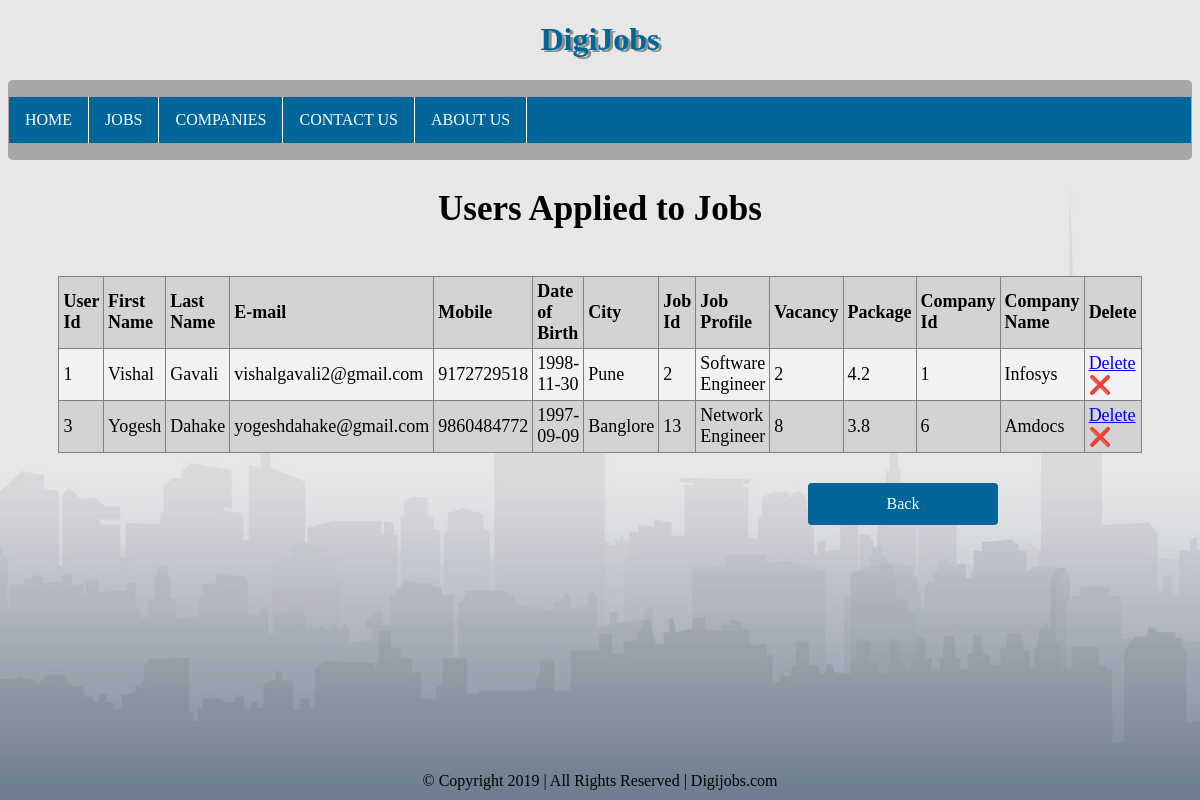
The app's page /viewapplied.php with its own data.
### tables this page shows
CREATE TABLE `apply` (
  `u_id` int(11) NOT NULL,
  `j_id` int(11) NOT NULL,
  KEY `u_id` (`u_id`),
  KEY `j_id` (`j_id`),
  CONSTRAINT `apply_ibfk_1` FOREIGN KEY (`u_id`) REFERENCES `user` (`u_id`),
  CONSTRAINT `apply_ibfk_2` FOREIGN KEY (`j_id`) REFERENCES `job` (`j_id`)
);

CREATE TABLE `user` (
  `u_id` int(11) NOT NULL AUTO_INCREMENT,
  `f_name` varchar(15) DEFAULT NULL,
  `l_name` varchar(15) DEFAULT NULL,
  `e_mail` varchar(40) DEFAULT NULL,
  `mobile` varchar(20) DEFAULT NULL,
  `dob` varchar(20) DEFAULT NULL,
  `city` varchar(20) DEFAULT NULL,
  `password` varchar(30) DEFAULT NULL,
  PRIMARY KEY (`u_id`)
);

CREATE TABLE `job` (
  `j_id` int(11) NOT NULL AUTO_INCREMENT,
  `j_profile` varchar(40) DEFAULT NULL,
  `city` varchar(30) DEFAULT NULL,
  `vacancy` int(11) DEFAULT NULL,
  `package` float DEFAULT NULL,
  `c_id` int(11) DEFAULT NULL,
  PRIMARY KEY (`j_id`),
  KEY `c_id` (`c_id`),
  CONSTRAINT `job_ibfk_1` FOREIGN KEY (`c_id`) REFERENCES `company` (`c_id`)
);

CREATE TABLE `company` (
  `c_id` int(11) NOT NULL AUTO_INCREMENT,
  `c_name` varchar(40) DEFAULT NULL,
  `city` varchar(30) DEFAULT NULL,
  PRIMARY KEY (`c_id`)
);

### viewapplied.php (the view, shortened to what this page needs)
<!DOCTYPE html>
<html>
<head>
<link rel="stylesheet" href="style.css">
</head>
<header>
<h1>
DigiJobs
</h1>
</header>
<nav>
<ul>
<li><a href="home.html">HOME</a></li>
<li><a href="job.php">JOBS</a></li>
<li><a href="company11.html">COMPANIES</a></li>
<li><a href="contact.html">CONTACT US</a></li>
<li><a href="about.html">ABOUT US</a></li>
</ul>
</nav>
<body>
<h2> Users Applied to Jobs </h2>
<br>
<?php
 $con=mysqli_connect("localhost","root","Root@1234","digijobs");
$result = mysqli_query($con,"SELECT * FROM user left join apply on user.u_id=apply.u_id inner join job on apply.j_id=job.j_id;");
echo"<table border='1'><tr><th>User Id</th><th>First Name</th><th>Last Name</th><th>E-mail</th><th>Mobile</th><th>Date of Birth</th><th>City</th><th>Job Id</th><th>Job Profile</th><th>Vacancy</th><th>Package</th><th>Company Id</th><th>Company Name</th><th>Delete</th></tr>";
while($row=mysqli_fetch_assoc($result))
            {
			            $uid=$row['u_id'];
                        $fname=$row['f_name'];
                        $lname=$row['l_name'];
                        $email=$row['e_mail'];
			$mob=$row['mobile'];
                        $dob=$row['dob'];
                        $city=$row['city'];
			$jid=$row['j_id'];
			$jp=$row['j_profile'];
			$vac=$row['vacancy'];
			$pac=$row['package'];
			$cid=$row['c_id'];
	$result1=mysqli_query($con, "select c_name from company where c_id='$cid';");
	$row1=mysqli_fetch_assoc($result1);
			$cname=$row1['c_name'];
?>
	<tr><td>
	<?php echo $uid; ?>
	</td>
	<td>
	 <?php echo $fname;	?>
	</td>
	<td>
	<?php echo $lname;	?>
	</td>
	<td>
	<?php echo $email;	?>
	</td>
	<td>
	<?php echo $mob;	?>
	</td>
	<td>
	<?php echo $dob;	?>
	</td>
	<td>
	<?php echo $city;	?>
	</td>
	<td>
	<?php echo $jid;	?>
	</td>
	<td>
	<?php echo $jp;	?>
	</td>
	<td>
	<?php echo $vac;	?>
	</td>
	<td>
	<?php echo $pac;	?>
	</td>
	<td>
	<?php echo $cid;	?>
	</td>
	<td>
	<?php echo $cname;	?>
	</td>
	<td>
	 <a href="deleteappl.php?uid= <?php echo $uid; ?>">Delete</a> &#10060;
	</td>
	</tr>
<?php } ?>
</table>
<a href="admin.php" class="button">Back</a>
<footer> &copy;  Copyright 2019 | All Rights Reserved | Digijobs.com
</footer>
</body>
</html>

### style.css (style rules this page uses)
body { background-image: url("112.jpg"); background-color: #cccccc; background-repeat: no-repeat; background-size: cover; background-attachment: fixed; }
h2 { text-align:center; font-size:35px; }
ul { list-style-type: none; padding:0; overflow:hidden; background-color:#006699; }
li { float :left; border-right:1px solid white; }
nav { border-radius: 5px; background-color:#a6a6a6; padding: 1px; }
li a { display:block; color:white; text-align:center; padding:14px 16px; text-decoration: none; }
h1 { color:#006699; text-shadow: 3px 2px #8c8c8c; text-align:center; }
footer { position: fixed; left: 0; bottom: 10px; width: 100%; text-align: center; }

### viewapplied.php (style rules this page uses)
td, th { border: 1px solid grey; text-align: left; padding: 4px; height:30px; }
table { border-collapse: collapse; width:70%; border-radius:5px; margin-left:auto; margin-right:auto; background-color:lightgray; font-size:18px; }
tr:nth-child(even) { background-color: #f2f2f2; }
.button { background-color: #006699; color: white; border: none; border-radius: 4px; width: 150px; padding: 12px 20px; text-align: center; text-decoration: none; display: inline-block; font-size: 16px; margin-left:800px; margin-top:30px; }

### records on screen
apply: u_id "1", u_id.f_name "Vishal", u_id.l_name "Gavali", u_id.e_mail "vishalgavali2@gmail.com", u_id.mobile "9172729518", u_id.dob "1998-11-30", j.city "Pune", j.j_id "2", j.j_profile "Software Engineer", j.vacancy "2", j.package "4.2", j.c_id "1", company.c_name "Infosys"
apply: u_id "3", u_id.f_name "Yogesh", u_id.l_name "Dahake", u_id.e_mail "yogeshdahake@gmail.com", u_id.mobile "9860484772", u_id.dob "1997-09-09", j.city "Banglore", j.j_id "13", j.j_profile "Network Engineer", j.vacancy "8", j.package "3.8", j.c_id "6", company.c_name "Amdocs"
